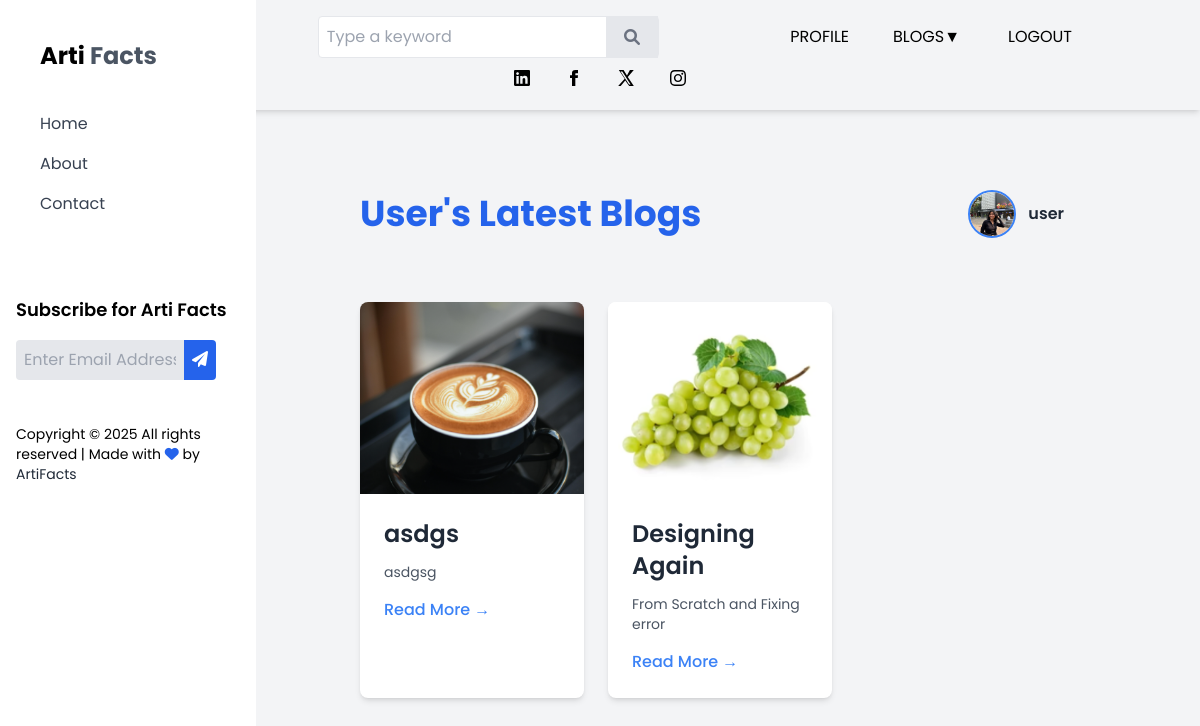
Page /your_post/ (signed in) on the earlier database version.
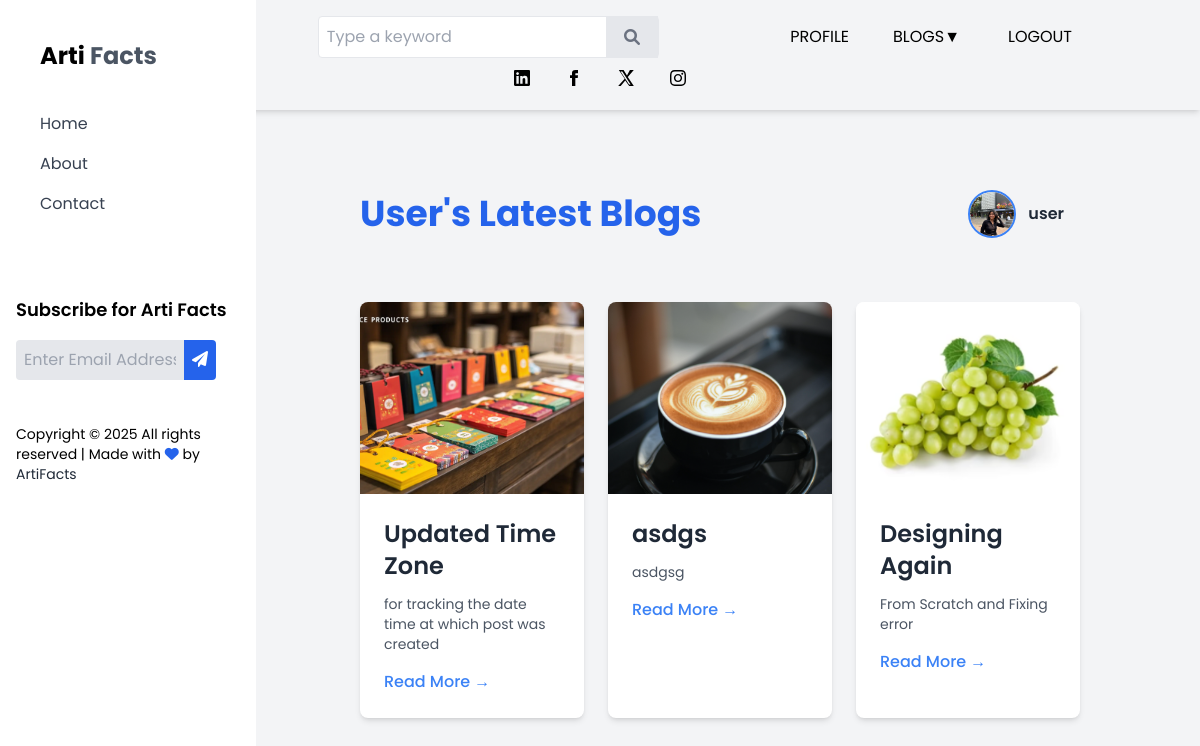
Same page on the later database version.
### myBlog/models.py (models this page shows, shortened)
class UserPost(models.Model):
    title = models.CharField(max_length=150,null=False)
    content = models.TextField()
    author = models.ForeignKey(User,on_delete=models.CASCADE)
    created_at = models.DateTimeField(auto_now_add=True)
    image = models.ImageField(upload_to=get_image_path )
    class Meta:
        ordering = ('-created_at',)

### myBlog/views.py (the view)
# urls.py: path('your_post/',views.your_post,name="your_post"),
@login_required
def your_post(request):
    category = Category.objects.filter(status = 0)
    blog = UserPost.objects.filter(author = request.user)
    context = {
        'blog':blog,
        'category':category
    }
    return render(request,'your_post.html',context)

### myBlog/templates/your_post.html (shortened to what this page needs)
{% extends 'base.html' %}
{% load static %}
{% load crispy_forms_tags %}
{% block content %}
<!DOCTYPE html>
<html lang="en">
<head>
    <script src="https://cdn.tailwindcss.com"></script>
</head>
<body class="bg-gray-100 text-gray-900">
    <div class="container mx-auto px-4 py-10 md:pl-64 mt-4">
    <div class="container mx-auto py-6 px-4 flex items-center justify-between">
        <h1 class="text-4xl font-bold text-blue-600">{{ user.username|title }}'s Latest Blogs</h1>
        <a href="{% url 'profile' %}" class="flex items-center space-x-3 hover:opacity-90 mr-4">
            {% if user.profile.pic %}
                <img src="{{ user.profile.pic.url }}" alt="{{ user.username }}"
                     class="w-12 h-12 rounded-full border-2 border-blue-500 object-cover">
            {% else %}
                <div class="w-12 h-12 flex items-center justify-center rounded-full bg-blue-500 text-white font-semibold text-lg">
                    {{ user.username|slice:":1"|upper }}
                </div>
            {% endif %}
            <span class="text-gray-800 font-semibold">{{ user.username }}</span>
        </a>
    </div>
    <div class="container mx-auto py-10 px-4">
        <div class="grid grid-cols-1 sm:grid-cols-2 lg:grid-cols-3 gap-6">
            {% for blogs in blog %}
            <div class="bg-white rounded-lg shadow-md hover:shadow-lg transition-shadow duration-300">
                <div class="overflow-hidden rounded-t-lg">
                    <img src="{{ blogs.image.url }}" alt="{{ blogs.title }}" class="w-full h-48 object-cover transition-transform duration-300 hover:scale-105">
                </div>
                <div class="p-6">
                    <h2 class="text-2xl font-semibold mb-3 text-gray-800 hover:text-blue-600 transition-colors">
                        {{ blogs.title }}
                    </h2>
                    <p class="text-gray-600 text-sm line-clamp-3">
                        {{ blogs.content }}
                    </p>
                    <a href="{%  url 'post_view' blogs.id %}" class="inline-block mt-4 text-blue-500 font-medium hover:underline">
                        Read More →
                    </a>
                </div>
            </div>
            {% endfor %}
        </div>
    </div>
    </div>
</body>
</html>
{% endblock %}

Differences in the rows shown:
added UserPost: image (picture), title "Updated Time Zone", content "for tracking the date time at which post was created"
